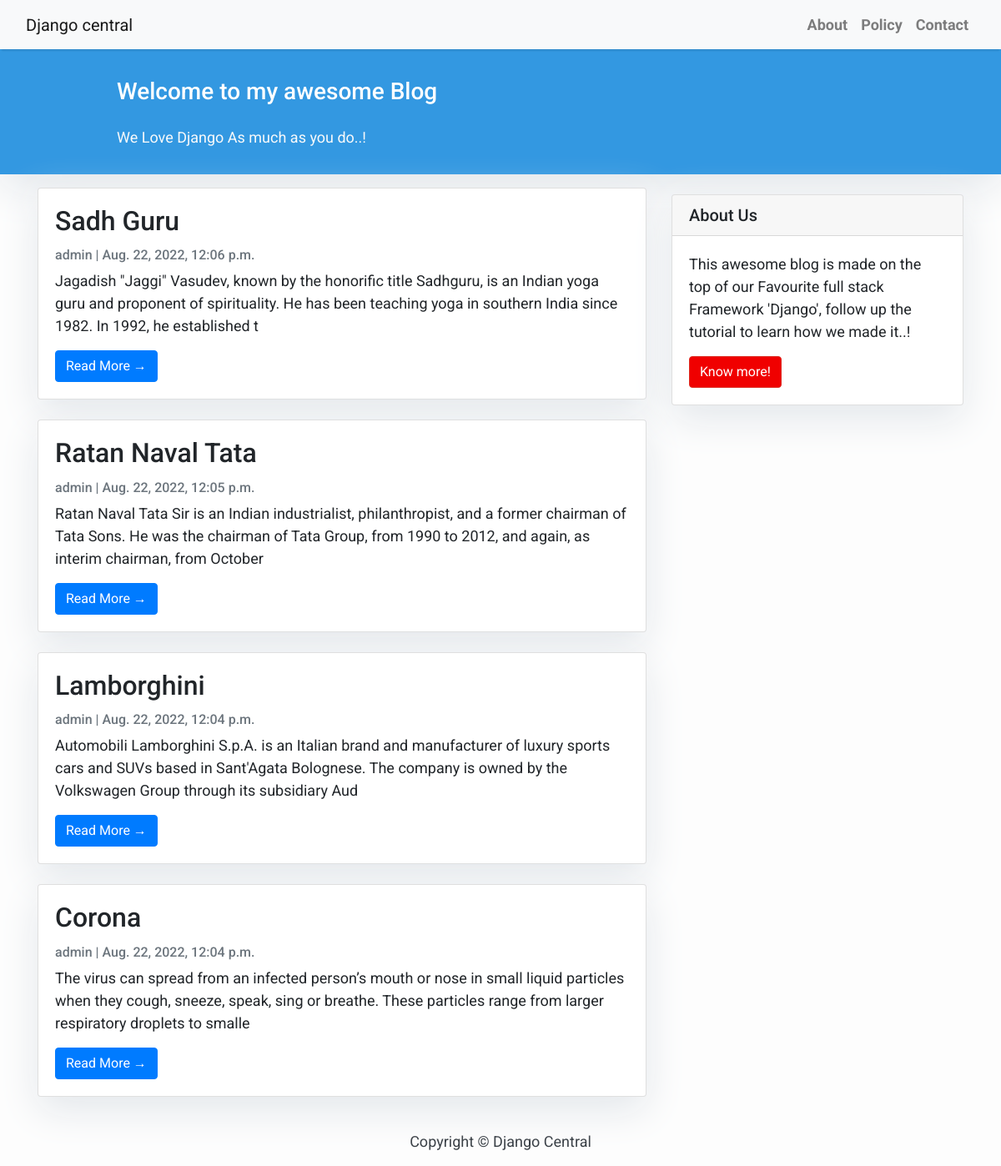
The page /blog/blog/ on the database its author committed.
### blog/models.py (models this page shows, shortened)
class Post(models.Model):
    title = models.CharField(max_length=200, unique=True)
    slug = models.SlugField(max_length=200, unique=True)
    author = models.ForeignKey(User, on_delete=models.CASCADE, related_name='blog_posts')
    updated_on = models.DateTimeField(auto_now=True)
    content = models.TextField()
    created_on = models.DateTimeField(auto_now_add=True)
    status = models.IntegerField(choices=STATUS, default=0)
    class Meta:
        ordering = ['-created_on']

### blog/views.py (the view)
# urls.py: path('blog/', views.PostList.as_view(), name='home'),
class PostList(generic.ListView):
    queryset = Post.objects.filter(status=1).order_by('-created_on')
    template_name = 'index.html'

### templates/index.html (shortened to what this page needs)
{% extends "base.html" %}
{% block content %}
<header class="masthead">
    <div class="container">
        <div class="row">
            <div class=" col-md-8 col-md-10 mx-auto">
                <div class="site-heading">
                    <h3 class=" site-heading my-4 mt-3 text-white"> Welcome to my awesome Blog </h3>
                    <p class="text-light">We Love Django As much as you do..! &nbsp
                    </p>
                </div>
            </div>
        </div>
    </div>
</header>
<div class="container">
    <div class="row">
        <div class="col-md-8 mt-3 left">
            {% for post in post_list %}
            <div class="card mb-4">
                <div class="card-body">
                    <h2 class="card-title">{{ post.title }}</h2>
                    <p class="card-text text-muted h6">{{ post.author }} | {{ post.created_on}} </p>
                    <p class="card-text">{{post.content|slice:":200" }}</p>
                    <a href="{% url 'post_detail' post.slug  %}" class="btn btn-primary">Read More &rarr;</a>
                </div>
            </div>
            {% endfor %}
        </div>
        {% block sidebar %} {% include 'sidebar.html' %} {% endblock sidebar %}
    </div>
</div>
{%endblock%}

### templates/base.html (shortened to what this page needs)
<!DOCTYPE html>
<html>
<head>
    <link rel="stylesheet" href="https://maxcdn.bootstrapcdn.com/bootstrap/4.0.0/css/bootstrap.min.css"
/>
</head>
<body>
<nav class="navbar navbar-expand-lg navbar-light bg-light shadow" id="mainNav">
    <div class="container-fluid">
        <a class="navbar-brand" href="{% url 'home' %}">Django central</a>
        <div class="collapse navbar-collapse" id="navbarResponsive">
            <ul class="navbar-nav ml-auto">
                <li class="nav-item text-black">
                    <a class="nav-link text-black font-weight-bold" href="#">About</a>
                </li>
                <li class="nav-item text-black">
                    <a class="nav-link text-black font-weight-bold" href="#">Policy</a>
                </li>
                <li class="nav-item text-black">
                    <a class="nav-link text-black font-weight-bold" href="#">Contact</a>
                </li>
            </ul>
        </div>
    </div>
</nav>
{% block content %}{% endblock content %}
<footer class="py-3 bg-grey">
    <p class="m-0 text-dark text-center ">Copyright &copy; Django Central</p>
</footer>
</body>
</html>

### templates/sidebar.html (shortened to what this page needs)
{% block sidebar %}
<div class="col-md-4 float-right ">
    <div class="card my-4">
        <h5 class="card-header">About Us</h5>
        <div class="card-body">
            <p class="card-text"> This awesome blog is made on the top of our Favourite full stack Framework 'Django',
                follow up the tutorial to learn how we made it..!</p>
            <a href="https://djangocentral.com/building-a-blog-application-with-django"
               class="btn btn-danger">Know more!</a>
        </div>
    </div>
</div>
{% endblock sidebar %}

### templates/base.html (style rules this page uses)
body { font-family: "Roboto", sans-serif; font-size: 17px; background-color: #fdfdfd; }
.shadow { box-shadow: 0 4px 2px -2px rgba(0, 0, 0, 0.1); }
.btn-danger { color: #fff; background-color: #f00000; border-color: #dc281e; }
.masthead { background: #3398E1; height: auto; padding-bottom: 15px; box-shadow: 0 16px 48px #E3E7EB; padding-top: 10px; }

### templates/index.html (style rules this page uses)
body { font-family: "Roboto", sans-serif; font-size: 18px; background-color: #fdfdfd; }
.card { box-shadow: 0 16px 48px #E3E7EB; }

### templates/sidebar.html (style rules this page uses)
.card { box-shadow: 0 16px 48px #E3E7EB; }

### rows shown on the page
Post: title "Sadh Guru", author "admin", created_on "Aug. 22, 2022, 12:06 p.m.", content "Jagadish \"Jaggi\" Vasudev, known by the honorific title Sadhguru, is an Indian yoga guru and proponent of spirituality. He has been teaching yoga in southern India since 1982. In 1992, he established t"
Post: title "Ratan Naval Tata", author "admin", created_on "Aug. 22, 2022, 12:05 p.m.", content "Ratan Naval Tata Sir is an Indian industrialist, philanthropist, and a former chairman of Tata Sons. He was the chairman of Tata Group, from 1990 to 2012, and again, as interim chairman, from October"
Post: title "Lamborghini", author "admin", created_on "Aug. 22, 2022, 12:04 p.m.", content "Automobili Lamborghini S.p.A. is an Italian brand and manufacturer of luxury sports cars and SUVs based in Sant'Agata Bolognese. The company is owned by the Volkswagen Group through its subsidiary Aud"
Post: title "Corona", author "admin", created_on "Aug. 22, 2022, 12:04 p.m.", content "The virus can spread from an infected person’s mouth or nose in small liquid particles when they cough, sneeze, speak, sing or breathe. These particles range from larger respiratory droplets to smalle"
